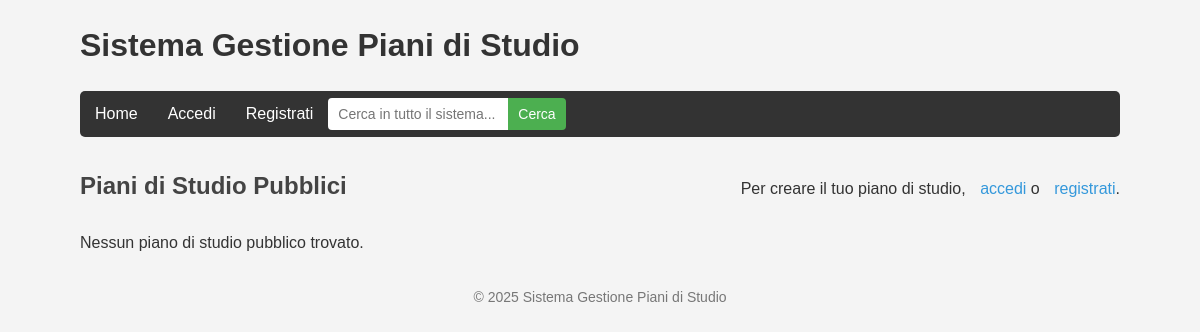
The app's page /pages/index.php, older data.
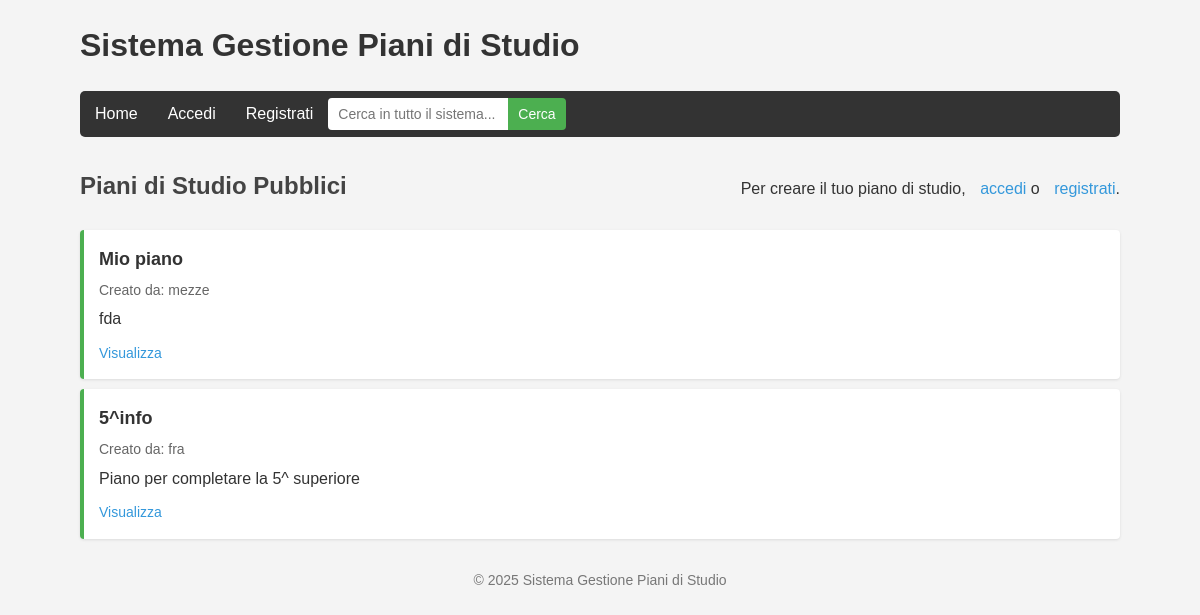
The same page, newer data.
### tables this page shows
CREATE TABLE `piani_di_studio` (
  `id` int(11) NOT NULL,
  `nome` varchar(100) NOT NULL,
  `descrizione` text DEFAULT NULL,
  `data_creazione` timestamp NOT NULL DEFAULT current_timestamp(),
  `user_id` int(11) NOT NULL,
  `visibility` varchar(20) NOT NULL DEFAULT 'private'
);

CREATE TABLE `users` (
  `id` int(11) NOT NULL,
  `username` varchar(50) NOT NULL,
  `password` varchar(255) NOT NULL,
  `email` varchar(100) NOT NULL,
  `role` varchar(20) NOT NULL DEFAULT 'user',
  `created_at` timestamp NOT NULL DEFAULT current_timestamp()
);

### models/piano_di_studio.php (called while the page is built, shortened)
<?php
class PianoDiStudio {
    private $conn;
    private $table_name = "piani_di_studio";
    public function __construct($db) {
        $this->conn = $db;
    }
    public function readPublic() {
        $query = "SELECT * FROM " . $this->table_name . "
                  WHERE visibility = 'public'
                  ORDER BY data_creazione DESC";
        $stmt = $this->conn->prepare($query);
        $stmt->execute();
        return $stmt;
    }
}
?>

### pages/index.php (the view, shortened to what this page needs)
<?php
include_once '../ui/includes/header.php';
include_once '../models/piano_di_studio.php';
$database = new Database();
$db = $database->getConnection();
if (!$db) {
    $message = "Problema di connessione al database.";
    $message_class = "error";
} else {
    $piano = new PianoDiStudio($db);
    echo "<div class='header-with-button'>";
    echo "<h2>Piani di Studio Pubblici</h2>";
    if(isset($_SESSION['user_id'])) {
        echo "<button id='showCreateFormBtn' class='btn-primary'>Aggiungi Nuovo Piano</button>";
    } else {
        echo "<p>Per creare il tuo piano di studio, <a href='login.php'>accedi</a> o <a href='register.php'>registrati</a>.</p>";
    }
    echo "</div>";
    $stmt = $piano->readPublic();
    $num = $stmt->rowCount();
    if ($num > 0) {
        echo "<ul class='item-list'>";
        while ($row = $stmt->fetch(PDO::FETCH_ASSOC)) {
            extract($row);
            $user_query = "SELECT username FROM users WHERE id = :user_id LIMIT 1";
            $user_stmt = $db->prepare($user_query);
            $user_stmt->bindParam(":user_id", $user_id);
            $user_stmt->execute();
            $user_row = $user_stmt->fetch(PDO::FETCH_ASSOC);
            $creator = $user_row ? $user_row['username'] : "Utente sconosciuto";
            echo "<li>
                    <div class='item-title'>" . htmlspecialchars($nome) . "</div>
                    <div class='item-meta'>Creato da: " . htmlspecialchars($creator) . "</div>
                    <div class='item-description'>" . htmlspecialchars($descrizione) . "</div>
                    <div class='item-actions'>
                        <a href='view_piano.php?id=$id'>Visualizza</a>";
            echo "</div>
                </li>";
        }
        echo "</ul>";
    } else {
        echo "<p>Nessun piano di studio pubblico trovato.</p>";
    }
}
include_once '../ui/includes/footer.php';
?>

Row changes from the older to the newer data that the page shows:
added piani_di_studio: nome "Mio piano", user.username "mezze", descrizione "fda"
added piani_di_studio: nome "5^info", user.username "fra", descrizione "Piano per completare la 5^ superiore"
Text that changed along with them:
text no longer shown: "Nessun piano di studio pubblico trovato."
